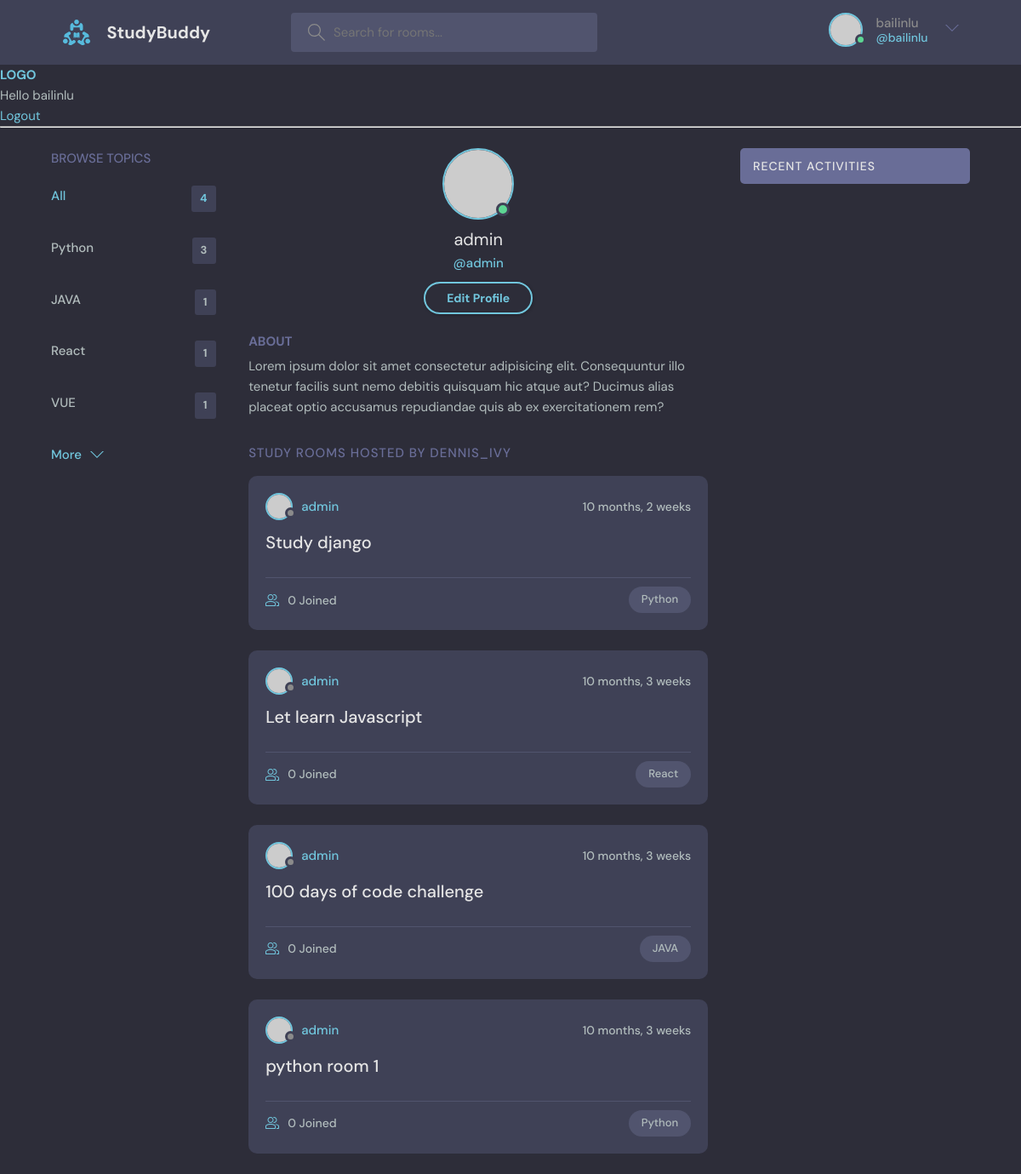
The page /profile/1/ (signed in) on the database its author committed.
### base/models.py (models this page shows, shortened)
class Topic(models.Model):
    name = models.CharField(max_length=200)
    def __str__(self):
        return self.name

class Room(models.Model):
    host = models.ForeignKey(User, on_delete=models.SET_NULL, null=True)
    topic = models.ForeignKey(Topic, on_delete=models.SET_NULL, null=True)
    name = models.CharField(max_length=200)
    description = models.TextField(null=True,blank=True)
    participants = models.ManyToManyField(User, related_name='participants', blank=True)
    updated = models.DateTimeField(auto_now=True)
    created = models.DateTimeField(auto_now_add=True)
    class Meta:
        ordering = ['-updated', '-created']

### base/views.py (the view)
# urls.py: path('profile/<str:pk>/', views.userProfile, name="user-profile"),
def userProfile(request,pk):
    user = User.objects.get(id=pk)
    rooms = user.room_set.all()
    room_messages = user.message_set.all()
    topics = Topic.objects.all()
    context = {'user': user, 'rooms': rooms, 'room_messages': room_messages, 'topics': topics}
    return render(request, 'base/profile.html', context)

### base/templates/base/profile.html (shortened to what this page needs)
{% extends 'main.html' %}
{% block content%}
  <main class="profile-page layout layout--3">
    <div class="container">
      {% include 'base/topics_component.html' %}
      <div class="roomList">
        <div class="profile">
          <div class="profile__avatar">
            <div class="avatar avatar--large active">
              <img src="https://randomuser.me/api/portraits/men/11.jpg" />
            </div>
          </div>
          <div class="profile__info">
            <h3>{{user.username}}</h3>
            <p>@{{user.username}}</p>
            <a href="edit-user.html" class="btn btn--main btn--pill">Edit Profile</a>
          </div>
          <div class="profile__about">
            <h3>About</h3>
            <p>
              Lorem ipsum dolor sit amet consectetur adipisicing elit. Consequuntur illo tenetur
              facilis sunt nemo debitis quisquam hic atque aut? Ducimus alias placeat optio
              accusamus repudiandae quis ab ex exercitationem rem?
            </p>
          </div>
        </div>
        <div class="roomList__header">
          <div>
            <h2>Study Rooms Hosted by dennis_ivy</a>
            </h2>
          </div>
        </div>
        {% include 'base/feed_component.html' %}
      </div>
      {% include 'base/activity_component.html' %}
  </main>
{% endblock content%}

### templates/navbar.html (shortened to what this page needs)
{% load static %}
<header class="header header--loggedIn">
  <div class="container">
    <a href="{% url 'home' %}" class="header__logo">
      <img src="{% static 'images/logo.svg' %}" />
      <h1>StudyBuddy</h1>
    </a>
    <form class="header__search" method="GET" action="{% url 'home' %}">
      <label>
        <input placeholder="Search for rooms..." name="q"/>
      </label>
    </form>
    <nav class="header__menu">
      {% if request.user.is_authenticated %}
      <div class="header__user">
        <a href="profile.html">
          <div class="avatar avatar--medium active">
            <img src="https://randomuser.me/api/portraits/men/37.jpg" />
          </div>
          <p>{{request.user.username}} <span>@{{request.user.username}}</span></p>
        </a>
        <button class="dropdown-button">
          <svg version="1.1" xmlns="http://www.w3.org/2000/svg" width="32" height="32" viewBox="0 0 32 32">
            <title>chevron-down</title>
            <path d="M16 21l-13-13h-3l16 16 16-16h-3l-13 13z"></path>
          </svg>
        </button>
      </div>
      {% else %}
      <a href="{% url 'login' %}">
        <img src="{% static 'images/avatar.svg' %}" />
        <p>Login</p>
      </a>
      {% endif %}
    </nav>
  </div>
</header>
<a href="/">
  <h1>LOGO</h1>
</a>
{% if request.user.is_authenticated %}
<p>Hello {{ request.user }}</p>
<a href="{% url 'logout' %}">Logout</a>
{% else %}
<a href="{% url 'login' %}">Login</a>
{% endif %}
<hr />

### base/templates/base/topics_component.html
<div class="topics">
  <div class="topics__header">
    <h2>Browse Topics</h2>
  </div>
  <ul class="topics__list">
    <li>
      <a href="{% url 'home' %}" class="active">All <span>{{topics.count}}</span></a>
    </li>
    {% for topic in topics%}
    <div>
      <li>
        <a href="{% url 'home' %}?q={{topic.name}}">{{topic}}<span>{{topic.room_set.all.count}}</span></a>
      </li>
    </div>
    {% endfor%}
  </ul>
  <a class="btn btn--link" href="topics.html">
    More
    <svg
      version="1.1"
      xmlns="http://www.w3.org/2000/svg"
      width="32"
      height="32"
      viewBox="0 0 32 32"
    >
      <title>chevron-down</title>
      <path d="M16 21l-13-13h-3l16 16 16-16h-3l-13 13z"></path>
    </svg>
  </a>
</div>

### base/templates/base/feed_component.html (shortened to what this page needs)
{% for room in rooms %}
<div class="roomListRoom">
    <div class="roomListRoom__header">
      <a href="{% url 'user-profile' room.host.id %}" class="roomListRoom__author">
        <div class="avatar avatar--small">
          <img src="https://randomuser.me/api/portraits/women/11.jpg" />
        </div>
        <span>{{room.host.username}}</span>
      </a>
      <div class="roomListRoom__actions">
        <span>{{room.created|timesince}} </span>
      </div>
    </div>
    <div class="roomListRoom__content">
      <a href="{% url 'room' room.id %}">{{room.name}}</a>
    </div>
    <div class="roomListRoom__meta">
      <a href="{% url 'user-profile' room.host.id %}" class="roomListRoom__joined">
        {{room.participants.all.count}} Joined
    </a>
      <p class="roomListRoom__topic">{{room.topic.name}}</p>
    </div>
  </div>
  {% endfor %}

### rows shown on the page
Topic: name "Python", room_set.all.count "3"
Topic: name "JAVA", room_set.all.count "1"
Topic: name "React", room_set.all.count "1"
Topic: name "VUE", room_set.all.count "1"
Room: host.username "admin", created "10 months, 2 weeks", name "Study django", participants.all.count "0", topic.name "Python"
Room: host.username "admin", created "10 months, 3 weeks", name "Let learn Javascript", participants.all.count "0", topic.name "React"
Room: host.username "admin", created "10 months, 3 weeks", name "100 days of code challenge", participants.all.count "0", topic.name "JAVA"
Room: host.username "admin", created "10 months, 3 weeks", name "python room 1", participants.all.count "0", topic.name "Python"

### other values the page prints
{{ request.user.username }} "bailinlu"
{{ request.user }} "bailinlu"
{{ topics.count }} "4"
{{ user.username }} "admin"
